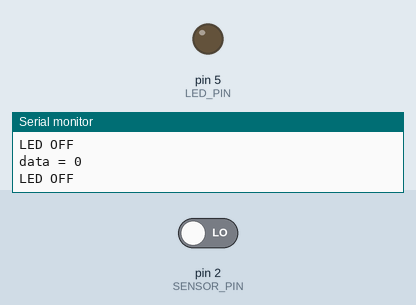
Bench run of a sketch on a simulated Arduino Uno, built with avr-gcc and run on an emulated ATmega328P. On the bench: output pins drawn as LEDs (lit = HIGH), the last lines printed to the serial monitor. The inputs (shaded band) are chosen by the test bench; at power-on: pin 2 (SENSOR_PIN) LOW.

Above: at 2.8 s.
2.9 s: pin 2 (SENSOR_PIN) driven HIGH
At 3.5 s:
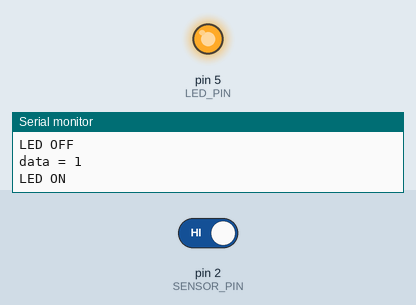
4.5 s: pin 2 (SENSOR_PIN) driven LOW
At 6.2 s:
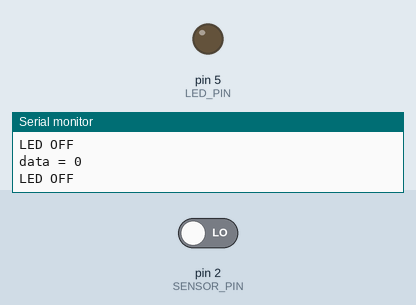
Timing chart, 0 to 7.7 s (numbered marks = the images above; inputs shaded):
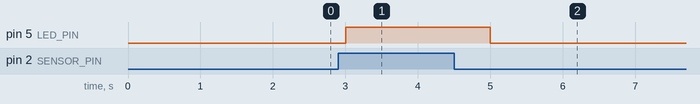

The sketch:

CO_EqualToAndNotEqualTo.ino
```cpp
/*
Welcome to JP Learning
*/
byte LED_PIN = 5, SENSOR_PIN = 2;
void setup () {
  Serial.begin(115200);
  pinMode(LED_PIN, OUTPUT);
  pinMode(SENSOR_PIN, INPUT);
}
void loop() {
  byte data = digitalRead(SENSOR_PIN);  // Read motion sensor
  Serial.println("\ndata = " + String(data));
  if (data == 1) {
    Serial.println("LED ON");
    digitalWrite(LED_PIN, HIGH);
  } else if (data != 1) {
    Serial.println("LED OFF");
    digitalWrite(LED_PIN, LOW);
  }
  delay(1000);
}
```

Measured:
- after the input at 2.9 s, pin 5 (LED_PIN): LOW → HIGH after 0.10 s
- after the input at 4.5 s, pin 5 (LED_PIN): HIGH → LOW after 0.50 s
